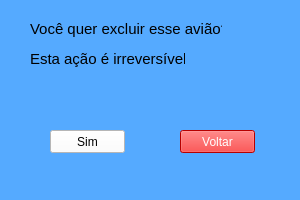
<?xml version="1.0" encoding="UTF-8"?>
<ui version="4.0">
 <class>MainWindow</class>
 <widget class="QMainWindow" name="MainWindow">
  <property name="geometry">
   <rect>
    <x>0</x>
    <y>0</y>
    <width>300</width>
    <height>200</height>
   </rect>
  </property>
  <property name="maximumSize">
   <size>
    <width>300</width>
    <height>300</height>
   </size>
  </property>
  <property name="windowTitle">
   <string>MainWindow</string>
  </property>
  <property name="styleSheet">
   <string notr="true">background-color: rgb(85, 170, 255);</string>
  </property>
  <widget class="QWidget" name="centralwidget">
   <widget class="QLabel" name="label">
    <property name="geometry">
     <rect>
      <x>30</x>
      <y>20</y>
      <width>192</width>
      <height>18</height>
     </rect>
    </property>
    <property name="font">
     <font>
      <pointsize>11</pointsize>
     </font>
    </property>
    <property name="text">
     <string>Você quer excluir esse avião?</string>
    </property>
   </widget>
   <widget class="QLabel" name="label_2">
    <property name="geometry">
     <rect>
      <x>30</x>
      <y>50</y>
      <width>155</width>
      <height>18</height>
     </rect>
    </property>
    <property name="maximumSize">
     <size>
      <width>300</width>
      <height>200</height>
     </size>
    </property>
    <property name="font">
     <font>
      <pointsize>11</pointsize>
     </font>
    </property>
    <property name="text">
     <string>Esta ação é irreversível.</string>
    </property>
   </widget>
   <widget class="QPushButton" name="pushButton">
    <property name="geometry">
     <rect>
      <x>50</x>
      <y>130</y>
      <width>75</width>
      <height>23</height>
     </rect>
    </property>
    <property name="styleSheet">
     <string notr="true">background-color: rgb(255, 255, 255);</string>
    </property>
    <property name="text">
     <string>Sim</string>
    </property>
   </widget>
   <widget class="QPushButton" name="pushButton_2">
    <property name="geometry">
     <rect>
      <x>180</x>
      <y>130</y>
      <width>75</width>
      <height>23</height>
     </rect>
    </property>
    <property name="styleSheet">
     <string notr="true">background-color: red;
color: rgb(255, 255, 255);</string>
    </property>
    <property name="text">
     <string>Voltar</string>
    </property>
   </widget>
  </widget>
  <widget class="QMenuBar" name="menubar">
   <property name="geometry">
    <rect>
     <x>0</x>
     <y>0</y>
     <width>300</width>
     <height>21</height>
    </rect>
   </property>
  </widget>
  <widget class="QStatusBar" name="statusbar"/>
 </widget>
 <resources/>
 <connections/>
</ui>
